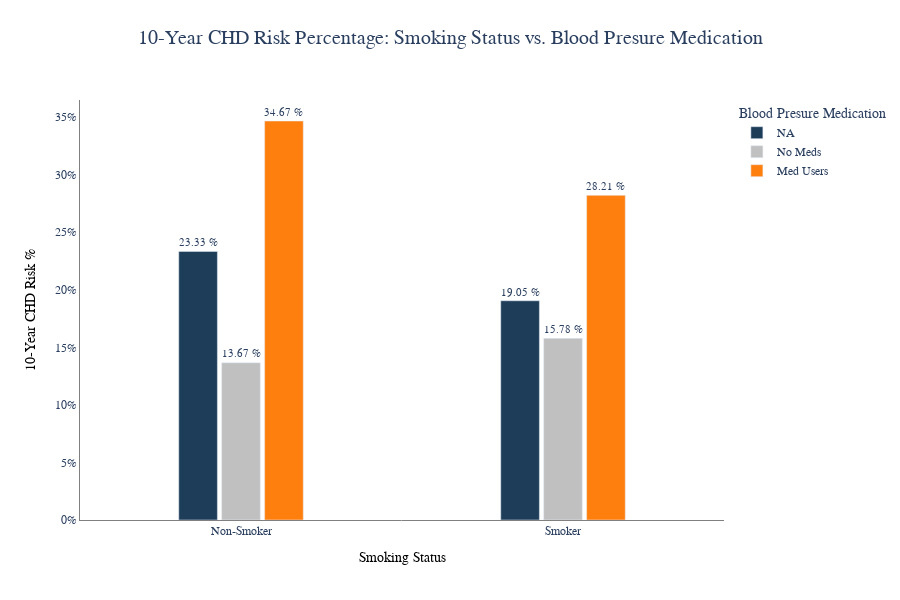

The cell this chart's notebook holds for it:
### Code cell
bar_chart(
    grouped_chd_bp,
    "currentSmoker",
    "per",
    txt = "annotation_per",
    labls = {'currentSmoker': 'Current Smoker', 'BPMeds': 'Blood Presure Medication', 'per': 'CHD Risk', "annotation_per": "False"},
    hover={"annotation_per":False},
    colors =["#1e3d59",'silver','#FF7F0E',] ,
    height=600,
    width=900,
    ttle="10-Year CHD Risk Percentage: Smoking Status vs. Blood Presure Medication",
    xtitle="Smoking Status" ,
    ytitle="10-Year CHD Risk %" ,
    colour='BPMeds', 
    bg=0.6, 
    bgg=0.1,
    yscale = False,
    yscale_percentage=True,
    leg="Blood Presure Medication"
)

### Figure 1 — Plotly figure (JSON) as saved in the notebook; plotly's stock layout.template omitted (floating-point values rounded to 4 significant figures)
{"data": [{"alignmentgroup": "True", "customdata": [["23.33 %"], ["19.05 %"]], "hovertemplate": "Blood Presure Medication=NA<br>Current Smoker=%{x}<br>CHD Risk=%{y}<extra></extra>", "legendgroup": "NA", "marker": {"color": "#1e3d59", "pattern": {"shape": ""}}, "name": "NA", "offsetgroup": "NA", "orientation": "v", "showlegend": true, "text": ["23.33 %", "19.05 %"], "textfont": {"size": 15}, "textposition": "outside", "type": "bar", "x": ["Non-Smoker", "Smoker"], "xaxis": "x", "y": [0.2333, 0.1905], "yaxis": "y"}, {"alignmentgroup": "True", "customdata": [["13.67 %"], ["15.78 %"]], "hovertemplate": "Blood Presure Medication=No Meds<br>Current Smoker=%{x}<br>CHD Risk=%{y}<extra></extra>", "legendgroup": "No Meds", "marker": {"color": "silver", "pattern": {"shape": ""}}, "name": "No Meds", "offsetgroup": "No Meds", "orientation": "v", "showlegend": true, "text": ["13.67 %", "15.78 %"], "textfont": {"size": 15}, "textposition": "outside", "type": "bar", "x": ["Non-Smoker", "Smoker"], "xaxis": "x", "y": [0.1367, 0.1578], "yaxis": "y"}, {"alignmentgroup": "True", "customdata": [["34.67 %"], ["28.21 %"]], "hovertemplate": "Blood Presure Medication=Med Users<br>Current Smoker=%{x}<br>CHD Risk=%{y}<extra></extra>", "legendgroup": "Med Users", "marker": {"color": "#FF7F0E", "pattern": {"shape": ""}}, "name": "Med Users", "offsetgroup": "Med Users", "orientation": "v", "showlegend": true, "text": ["34.67 %", "28.21 %"], "textfont": {"size": 15}, "textposition": "outside", "type": "bar", "x": ["Non-Smoker", "Smoker"], "xaxis": "x", "y": [0.3467, 0.2821], "yaxis": "y"}], "layout": {"bargap": 0.6, "bargroupgap": 0.1, "barmode": "group", "font": {"family": "Arial", "size": 14}, "height": 600, "legend": {"font": {"size": 12}, "title": {"text": "Blood Presure Medication"}, "tracegroupgap": 0}, "plot_bgcolor": "white", "title": {"font": {"size": 20}, "text": "10-Year CHD Risk Percentage: Smoking Status vs. Blood Presure Medication", "x": 0.5, "xanchor": "center", "y": 0.95, "yanchor": "top"}, "width": 900, "xaxis": {"anchor": "y", "autorange": true, "domain": [0, 1], "gridcolor": "lightgray", "linecolor": "gray", "range": [-0.5, 1.5], "showgrid": false, "showline": true, "tickfont": {"size": 12}, "title": {"font": {"color": "black", "size": 14}, "text": "Smoking Status"}, "type": "category", "zeroline": true}, "yaxis": {"anchor": "x", "autorange": true, "domain": [0, 1], "linecolor": "gray", "range": [0, 0.3649], "showgrid": true, "showline": true, "tickfont": {"size": 12}, "tickformat": ".0%", "title": {"font": {"color": "black", "size": 14}, "text": "10-Year CHD Risk %"}, "type": "linear", "zeroline": true}}}
